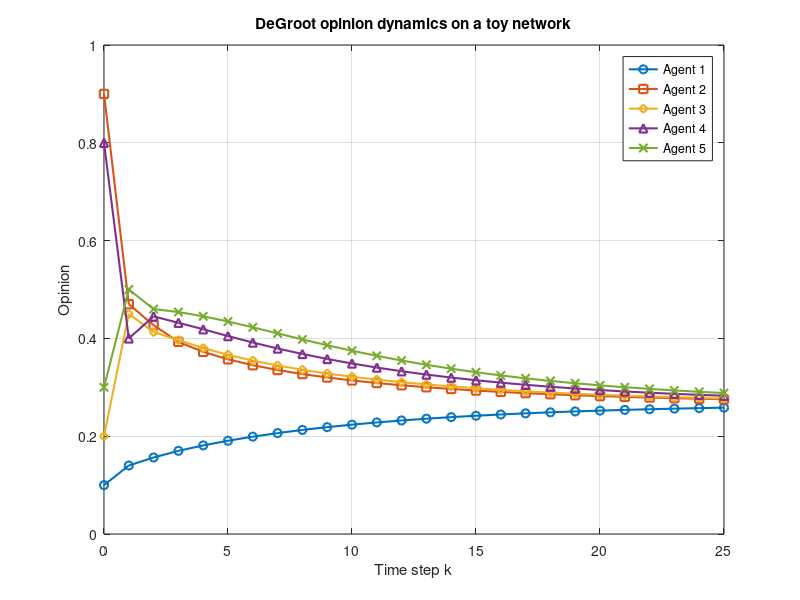

This chart was generated by the following MATLAB code: (Note: this script raises an error after producing the figure.)
clear; clc; close all;

%% DeGroot model on a toy network
% x(k+1) = W * x(k)

% Number of agents
n = 5;

% Influence matrix W (row-stochastic)
% W = [0.7 0.3 0.0 0.0 0.0;
%      0.2 0.5 0.3 0.0 0.0;
%      0.0 0.2 0.5 0.3 0.0;
%      0.0 0.0 0.3 0.5 0.2;
%      0.0 0.0 0.0 0.4 0.6];

W = [0.7 0.3 0.0 0.0 0.0;
     0.1 0.4 0.5 0.0 0.0;
     0.1 0.2 0.5 0.2 0.0;
     0.0 0.0 0.5 0.3 0.2;
     0.0 0.0 0.0 0.4 0.6];

W(1,:) = [0.95 0.05 0 0 0]; %agente particolarmente stubborn che ascolta molto la sua opinione

% Check that rows sum to 1
disp('Row sums of W:');
disp(sum(W,2));

% Initial opinions: provo varie opinioni iniziali
x0 = [0.1; 0.9; 0.2; 0.8; 0.3];
%x0 = [0; 1; 0; 1; 0];
%x0 = rand(5,1); %questo randomico da sempre un output diverso

% Number of iterations
T = 25;

% Store trajectories
X = zeros(n, T+1);
X(:,1) = x0;

% Simulation
for k = 1:T
    X(:,k+1) = W * X(:,k);
end

%% Print final opinion
disp('Final opinions:');
disp(X(:,end));

%% Plot opinion trajectories
figure;
plot(0:T, X(1,:), '-o', 'LineWidth', 1.5); hold on;
plot(0:T, X(2,:), '-s', 'LineWidth', 1.5);
plot(0:T, X(3,:), '-d', 'LineWidth', 1.5);
plot(0:T, X(4,:), '-^', 'LineWidth', 1.5);
plot(0:T, X(5,:), '-x', 'LineWidth', 1.5);

xlabel('Time step k');
ylabel('Opinion');
title('DeGroot opinion dynamics on a toy network');
legend('Agent 1','Agent 2','Agent 3','Agent 4','Agent 5','Location','best');
grid on;

%% Consensus value estimate
% For a connected and aperiodic row-stochastic matrix,
% opinions should converge to consensus
consensus_estimate = X(:,end);
disp('Approximate consensus value:');
disp(mean(consensus_estimate));

%% Show the graph
A = double(W > 0);   % adjacency from nonzero weights (boolean matrix)
G = digraph(A');

figure;
plot(G, 'Layout', 'layered', 'NodeLabel', 1:n);
title('Toy network structure');
